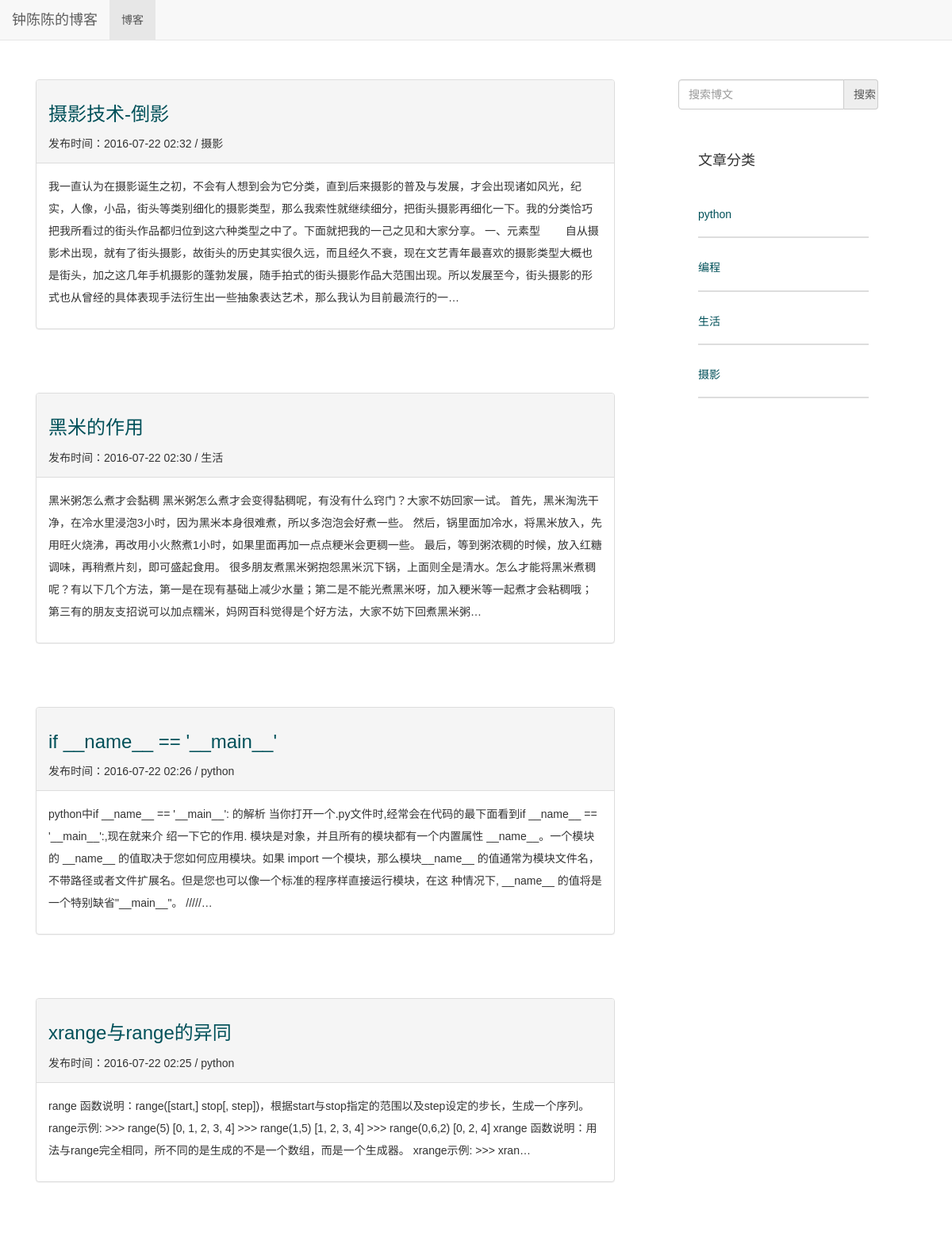
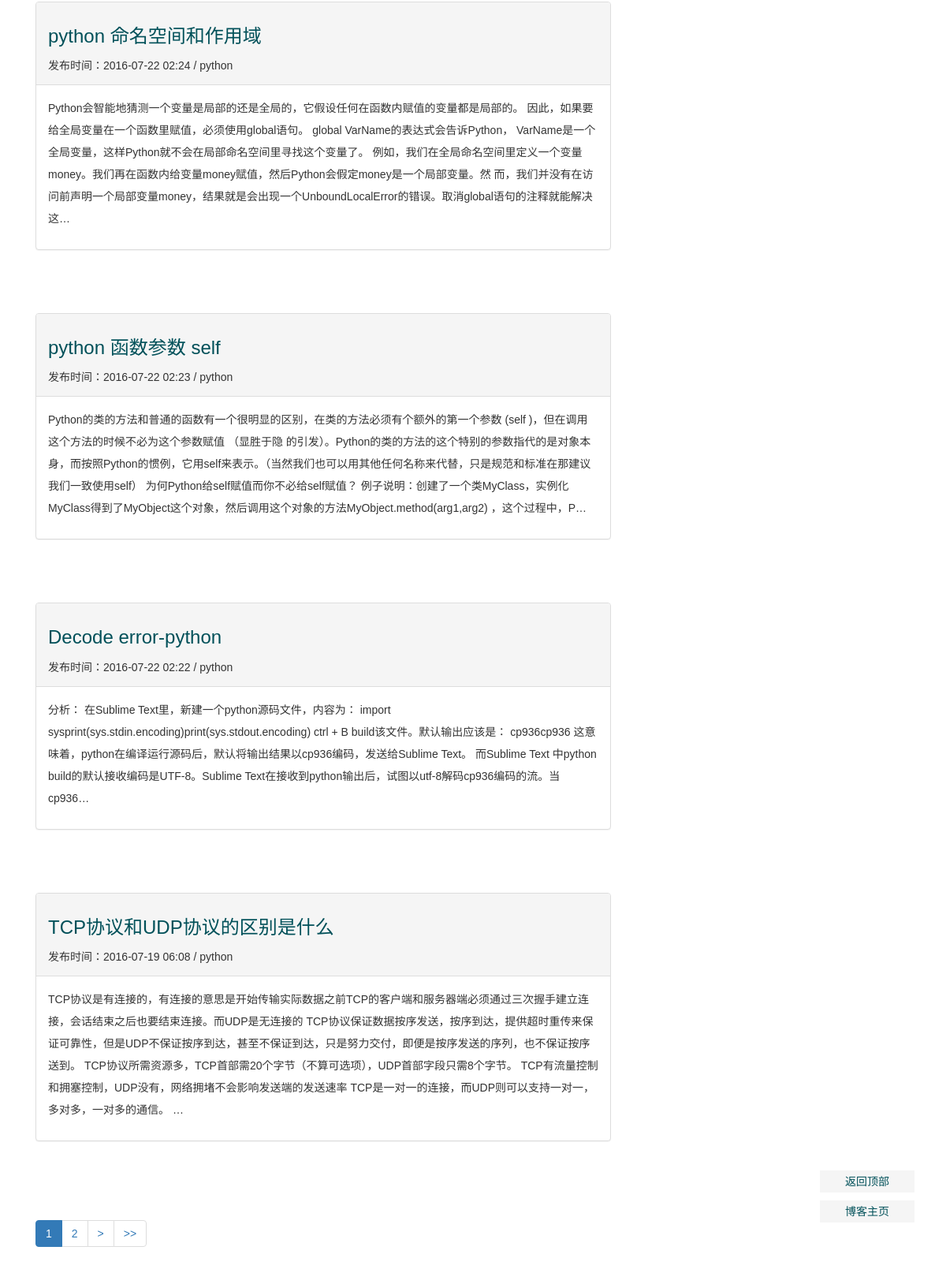
The page /blog/ on the database as committed earlier (2 pictures, top to bottom).
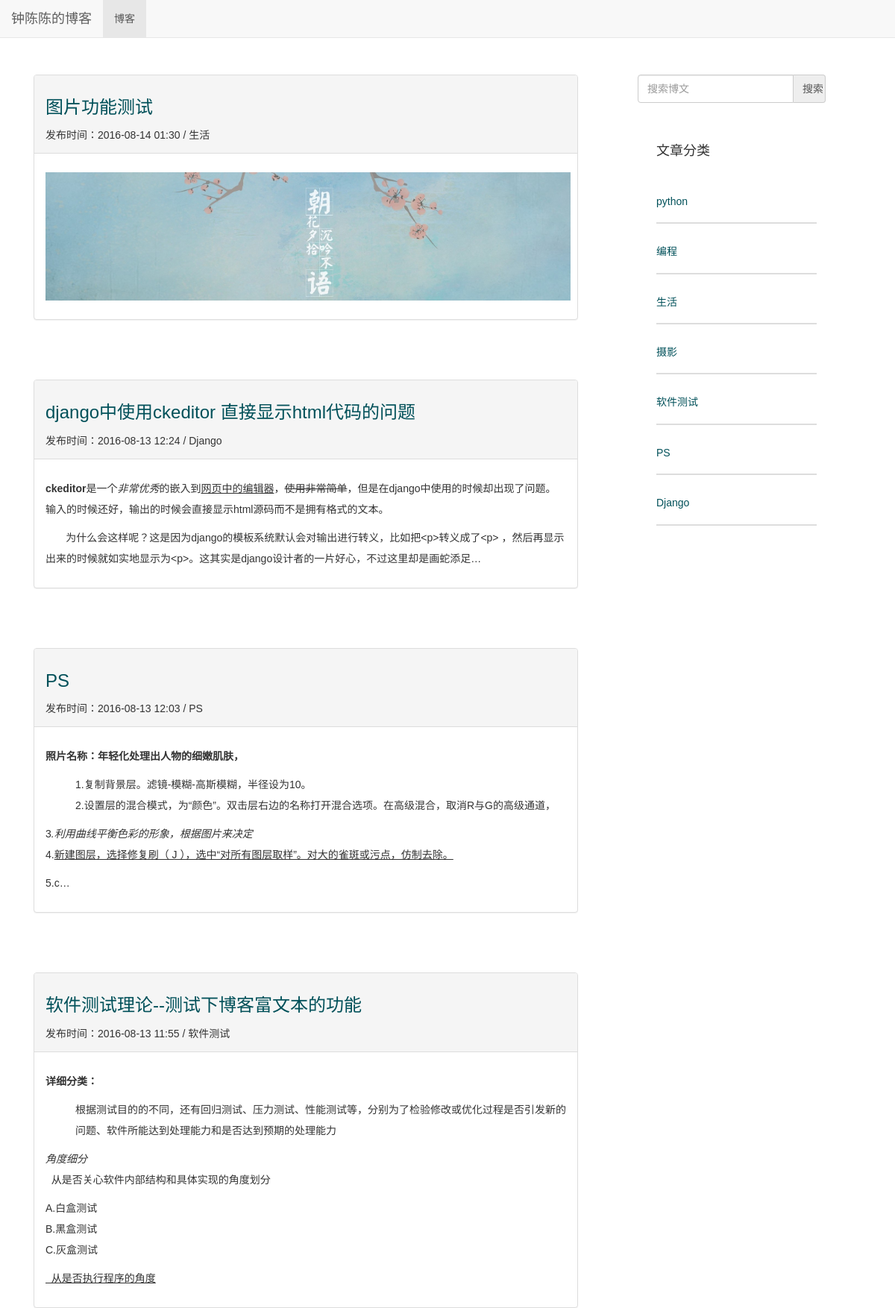
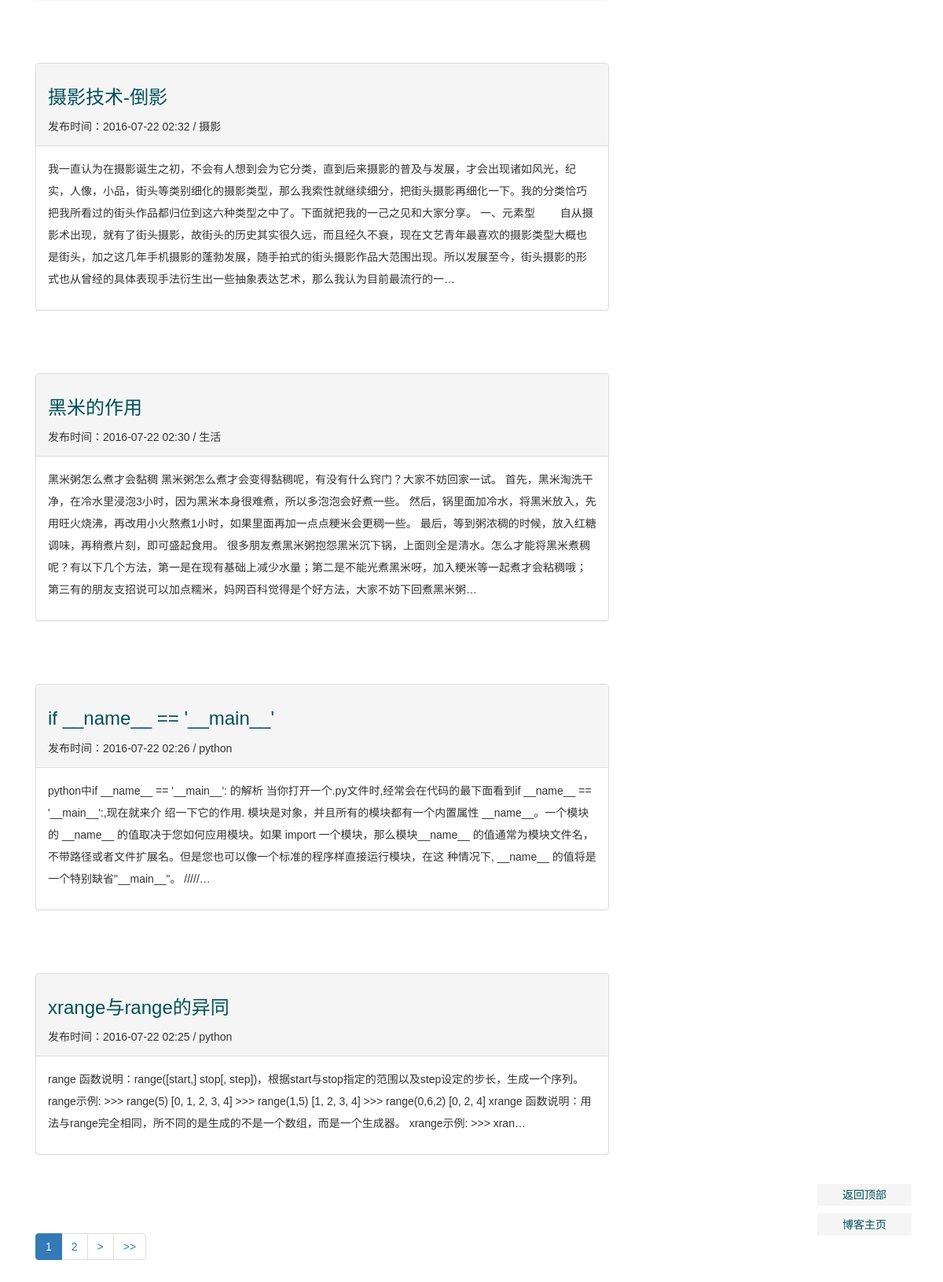
The same page on the database as committed later (2 pictures, top to bottom).
### blog/models.py (models this page shows, shortened)
class Blog(models.Model):
    title = models.CharField(verbose_name='Title',max_length=32)
    author = models.CharField(verbose_name='Author', max_length=16)
    content=RichTextUploadingField('Content')
    created = models.DateTimeField(verbose_name='Pub_Date', auto_now_add=True)
    category = models.ForeignKey(Category, verbose_name='Category')
    tags = models.ManyToManyField(Tag, verbose_name='Tags')

class Category(models.Model):
    name = models.CharField('名称', max_length=16)

### blog/views.py (the view)
def get_blogs(request):
    all_blogs=Blog.objects.all().order_by('-created')
    blog_paginator=Paginator(all_blogs,8)#show 8 blogs per page
    page=request.GET.get('page')
    try:
        blogs=blog_paginator.page(page)
    except PageNotAnInteger:
        blogs=blog_paginator.page(1)
    except EmptyPage:
        blogs=blog_paginator(blog_paginator.num_pages)
    ctx = {
    'blogs': blogs,
    'categories':Category.objects.all(),
    }
    return render(request, 'blog-list.html', ctx)

### blog/templates/blog-list.html (shortened to what this page needs)
{% extends "blog_base.html" %}
{% block head %}
{% load staticfiles %}
	<link rel="stylesheet" type="text/css" href="{% static 'blog/css/base.css' %}" />
	<link rel="stylesheet" type="text/css" href="{% static 'blog/css/get_blog.css' %}" />
{% endblock %}
{% block content %}
{% for blog in blogs %}
<div class="blog_item">
	<div class="panel panel-default">
		<div class="panel-heading">
			<div class="blog_header">
				<a href= "{% url 'blog_get_detail' blog.id %}"><h3>{{ blog.title }}</h3></a>
				<span class="blog_created" >发布时间：{{ blog.created|date:"Y-m-d H:i" }}</span>
				<span class="dc_sep">/</span></small>
				<span class="blog_category" >{{ blog.category.name }}</span>
			</div>
		</div>
		<div class="panel-body">
		    <div class="blog_content">
			    <p> {{ blog.content|truncatechars:300 |safe}}</p>
		     </div>
		</div>
	</div>
</div>
{% endfor %}
<div class="footer">
	<ul class="pagination">
		<li class="page_btn active" id="cur_page">
			 <a   href="?page={{ blogs.number }} " >{{ blogs.number }} </a>
		</li>
		{% if blogs.has_next %}
		<li class="page_btn">
			<a   href="?page={{ blogs.next_page_number }}" >{{ blogs.next_page_number }}</a>
		</li>
		{% endif %}
		{% if blogs.has_next %}
		<li class="page_btn">
			<a   href="?page={{ blogs.next_page_number }}" >></a>
		</li>
		{% endif %}
		{%if blogs.number < blogs.paginator.num_pages %}
		<li class="page_btn">
			<a   href="?page={{ blogs.paginator.num_pages }}" >>></a>
		</li>
		{% endif %}
	</ul>
</div>
{% endblock %}

### blog/templates/blog_base.html (shortened to what this page needs)
<!DOCTYPE html>
<html>
<head>
        {% load staticfiles %}
        <link href="{% static 'blog/bootstrap/css/bootstrap.min.css' %}" rel="stylesheet">
     {% block head %}{% endblock %}
</head>
<body>
        <div class="navbar navbar-default navbar-fixed-top" role="navigation">
                 <div class="navbar-header">
                          <a class="navbar-brand" href="{% url 'blog_get_blogs' %}">钟陈陈的博客</a>
                 </div>
                 <div class="collapse navbar-collapse" id="example-navbar-collapse">
                         <ul class="nav navbar-nav">
                                  <li class="active">
                                           <a href="{% url 'blog_get_blogs' %}">博客</a>
                                  </li>
                         </ul>
                 </div>
        </div>
        <div class="container" id="top">
                <div class="row">
                        <div class="col-md-8">
                                 {% block content %}{% endblock %}
                        </div>
                        <div class="col-md-3 tags">
                                <form  action="{% url 'blog_search' %}" role="form" method="post">
                                        <div class="input-group">
                                             <input type="text" class="form-control" name="blog_search" placeholder="搜索博文"></input>
                                             <input  id="search-button" type="submit" class="input-group-addon" value="搜索"></input>
                                        </div>
                                </form>
                                <div class="panel panel-default">
                                        <div id="category_title" class="panel-body">
                                                <h4>文章分类</h4>
                                        </div>
                                        <div class="panel-body">
                                                <div class="category_content">
                                                        <ul>
                                                                {% for category in categories %}
                                                                <li class="category_item">
                                                                        <a href="{% url 'blog_get_category' category.id %}" >
                                                                                <h5> {{category.name}}</h5>
                                                                         </a>
                                                                </li>
                                                                 {% endfor %}
                                                        </ul>
                                                </div>
                                        </div>
                                </div>
                        </div>
                </div>
        </div>
	<div class="back_to_top">
		<a href="#top" target="_self">返回顶部</a>
		<a href="{%url 'blog_get_blogs' %}" target="_self">博客主页</a>
	</div>
</body>
</html>

Rows that differ between the two databases and show on the page:
no longer on this page (row unchanged): Blog: title "python 命名空间和作用域", created "2016-07-22 02:24", category.name "python", content "Python会智能地猜测一个变量是局部的还是全局的，它假设任何在函数内赋值的变量都是局部的。 因此，如果要给全局变量在一个函数里赋值，必须使用global语句。 global VarName的表达式会告诉Python， VarName是一个全局变量，这样Python就不会在局部命名空间里寻找这个变量了。 例如，我们在全局命名空间里定义一个变量money。我们再在函数内给变量money赋值，然后Python会假定money是一个局部变量。然 而，我们并没有在访问前声明一个局部变量money，结果就是会出现一个UnboundLocalError的错误。取消global语句的注释就能解决 这…"
no longer on this page (row unchanged): Blog: title "python 函数参数 self", created "2016-07-22 02:23", category.name "python", content "Python的类的方法和普通的函数有一个很明显的区别，在类的方法必须有个额外的第一个参数 (self )，但在调用这个方法的时候不必为这个参数赋值 （显胜于隐 的引发）。Python的类的方法的这个特别的参数指代的是对象本身，而按照Python的惯例，它用self来表示。（当然我们也可以用其他任何名称来代替，只是规范和标准在那建议我们一致使用self） 为何Python给self赋值而你不必给self赋值？ 例子说明：创建了一个类MyClass，实例化MyClass得到了MyObject这个对象，然后调用这个对象的方法MyObject.method(arg1,arg2) ，这个过程中，P…"
no longer on this page (row unchanged): Blog: title "Decode error-python", created "2016-07-22 02:22", category.name "python", content "分析： 在Sublime Text里，新建一个python源码文件，内容为： import sysprint(sys.stdin.encoding)print(sys.stdout.encoding) ctrl + B build该文件。默认输出应该是： cp936cp936 这意味着，python在编译运行源码后，默认将输出结果以cp936编码，发送给Sublime Text。 而Sublime Text 中python build的默认接收编码是UTF-8。Sublime Text在接收到python输出后，试图以utf-8解码cp936编码的流。当cp936…"
no longer on this page (row unchanged): Blog: title "TCP协议和UDP协议的区别是什么", created "2016-07-19 06:08", category.name "python", content "TCP协议是有连接的，有连接的意思是开始传输实际数据之前TCP的客户端和服务器端必须通过三次握手建立连接，会话结束之后也要结束连接。而UDP是无连接的 TCP协议保证数据按序发送，按序到达，提供超时重传来保证可靠性，但是UDP不保证按序到达，甚至不保证到达，只是努力交付，即便是按序发送的序列，也不保证按序送到。 TCP协议所需资源多，TCP首部需20个字节（不算可选项），UDP首部字段只需8个字节。 TCP有流量控制和拥塞控制，UDP没有，网络拥堵不会影响发送端的发送速率 TCP是一对一的连接，而UDP则可以支持一对一，多对多，一对多的通信。 …"
added Blog: title "图片功能测试", created "2016-08-14 01:30", category.name "生活", content (picture)
added Blog: title "django中使用ckeditor 直接显示html代码的问题", created "2016-08-13 12:24", category.name "Django", content "ckeditor 是一个 非常优秀 的嵌入到 网页中的编辑器 ， 使用非常简单 ，但是在django中使用的时候却出现了问题。输入的时候还好，输出的时候会直接显示html源码而不是拥有格式的文本。 为什么会这样呢？这是因为django的模板系统默认会对输出进行转义，比如把<p>转义成了<p> ，然后再显示出来的时候就如实地显示为<p>。这其实是django设计者的一片好心，不过这里却是画蛇添足…"
added Blog: title "PS", created "2016-08-13 12:03", category.name "PS", content "照片名称：年轻化处理出人物的细嫩肌肤， 1.复制背景层。滤镜-模糊-高斯模糊，半径设为10。 2.设置层的混合模式，为“颜色”。双击层右边的名称打开混合选项。在高级混合，取消R与G的高级通道， 3 .利用曲线平衡色彩的形象，根据图片来决定 4. 新建图层，选择修复刷（ J ），选中“对所有图层取样”。对大的雀斑或污点，仿制去除。 5.c…"
added Blog: title "软件测试理论--测试下博客富文本的功能", created "2016-08-13 11:55", category.name "软件测试", content "详细分类： 根据测试目的的不同，还有回归测试、压力测试、性能测试等，分别为了检验修改或优化过程是否引发新的问题、软件所能达到处理能力和是否达到预期的处理能力 角度细分 从是否关心软件内部结构和具体实现的角度划分 A.白盒测试 B.黑盒测试 C.灰盒测试 从是否执行程序的角度"
added Category: name "软件测试"
added Category: name "PS"
added Category: name "Django"
